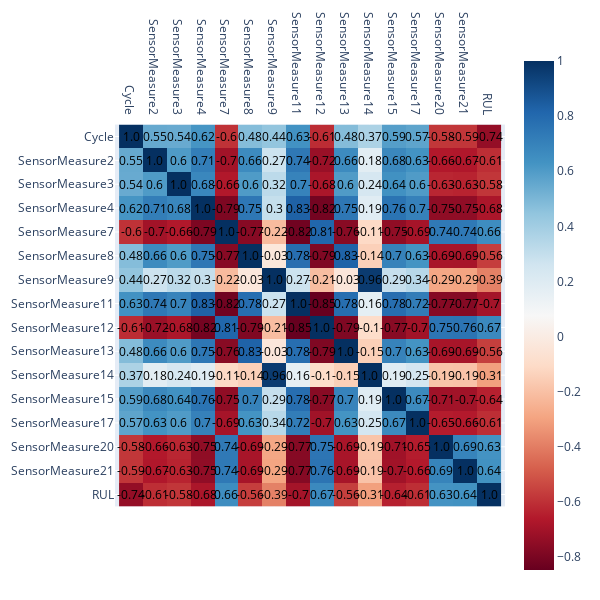

The cell this chart's notebook holds for it:
### Code cell
import plotly.express as px
corr_matrix = df.corr()
fig = px.imshow(corr_matrix, color_continuous_scale='RdBu')

# Add annotations to the heatmap
for i in range(corr_matrix.shape[0]):
    for j in range(corr_matrix.shape[1]):
        fig.add_annotation(
            x=i, y=j,
            text=str(round(corr_matrix.iloc[i, j], 2)),
            showarrow=False,
            font=dict(color='black')
        )

# Update the layout to ensure annotations are displayed properly
fig.update_layout(
    xaxis=dict(side="top"),
    width=600,
    height=600,
    margin=dict(l=20, r=20, t=40, b=20)
)

# Show the plot
fig.show()

### Figure 1 — Plotly figure (JSON) as saved in the notebook; plotly's stock layout.template omitted (floating-point values rounded to 4 significant figures; data arrays with more than 128 entries replaced by an {"elided": "..."} marker saying what was removed)
{"data": [{"coloraxis": "coloraxis", "hovertemplate": "x: %{x}<br>y: %{y}<br>color: %{z}<extra></extra>", "name": "0", "type": "heatmap", "x": ["Cycle", "SensorMeasure2", "SensorMeasure3", "SensorMeasure4", "SensorMeasure7", "SensorMeasure8", "SensorMeasure9", "SensorMeasure11", "SensorMeasure12", "SensorMeasure13", "SensorMeasure14", "SensorMeasure15", "SensorMeasure17", "SensorMeasure20", "SensorMeasure21", "RUL"], "xaxis": "x", "y": ["Cycle", "SensorMeasure2", "SensorMeasure3", "SensorMeasure4", "SensorMeasure7", "SensorMeasure8", "SensorMeasure9", "SensorMeasure11", "SensorMeasure12", "SensorMeasure13", "SensorMeasure14", "SensorMeasure15", "SensorMeasure17", "SensorMeasure20", "SensorMeasure21", "RUL"], "yaxis": "y", "z": {"elided": "16x16 float values"}}], "layout": {"annotations": [{"font": {"color": "black"}, "showarrow": false, "text": "1.0", "x": 0, "y": 0}, {"font": {"color": "black"}, "showarrow": false, "text": "0.55", "x": 0, "y": 1}, {"font": {"color": "black"}, "showarrow": false, "text": "0.54", "x": 0, "y": 2}, {"font": {"color": "black"}, "showarrow": false, "text": "0.62", "x": 0, "y": 3}, {"font": {"color": "black"}, "showarrow": false, "text": "-0.6", "x": 0, "y": 4}, {"font": {"color": "black"}, "showarrow": false, "text": "0.48", "x": 0, "y": 5}, {"font": {"color": "black"}, "showarrow": false, "text": "0.44", "x": 0, "y": 6}, {"font": {"color": "black"}, "showarrow": false, "text": "0.63", "x": 0, "y": 7}, {"font": {"color": "black"}, "showarrow": false, "text": "-0.61", "x": 0, "y": 8}, {"font": {"color": "black"}, "showarrow": false, "text": "0.48", "x": 0, "y": 9}, {"font": {"color": "black"}, "showarrow": false, "text": "0.37", "x": 0, "y": 10}, {"font": {"color": "black"}, "showarrow": false, "text": "0.59", "x": 0, "y": 11}, {"font": {"color": "black"}, "showarrow": false, "text": "0.57", "x": 0, "y": 12}, {"font": {"color": "black"}, "showarrow": false, "text": "-0.58", "x": 0, "y": 13}, {"font": {"color": "black"}, "showarrow": false, "text": "-0.59", "x": 0, "y": 14}, {"font": {"color": "black"}, "showarrow": false, "text": "-0.74", "x": 0, "y": 15}, {"font": {"color": "black"}, "showarrow": false, "text": "0.55", "x": 1, "y": 0}, {"font": {"color": "black"}, "showarrow": false, "text": "1.0", "x": 1, "y": 1}, {"font": {"color": "black"}, "showarrow": false, "text": "0.6", "x": 1, "y": 2}, {"font": {"color": "black"}, "showarrow": false, "text": "0.71", "x": 1, "y": 3}, {"font": {"color": "black"}, "showarrow": false, "text": "-0.7", "x": 1, "y": 4}, {"font": {"color": "black"}, "showarrow": false, "text": "0.66", "x": 1, "y": 5}, {"font": {"color": "black"}, "showarrow": false, "text": "0.27", "x": 1, "y": 6}, {"font": {"color": "black"}, "showarrow": false, "text": "0.74", "x": 1, "y": 7}, {"font": {"color": "black"}, "showarrow": false, "text": "-0.72", "x": 1, "y": 8}, {"font": {"color": "black"}, "showarrow": false, "text": "0.66", "x": 1, "y": 9}, {"font": {"color": "black"}, "showarrow": false, "text": "0.18", "x": 1, "y": 10}, {"font": {"color": "black"}, "showarrow": false, "text": "0.68", "x": 1, "y": 11}, {"font": {"color": "black"}, "showarrow": false, "text": "0.63", "x": 1, "y": 12}, {"font": {"color": "black"}, "showarrow": false, "text": "-0.66", "x": 1, "y": 13}, {"font": {"color": "black"}, "showarrow": false, "text": "-0.67", "x": 1, "y": 14}, {"font": {"color": "black"}, "showarrow": false, "text": "-0.61", "x": 1, "y": 15}, {"font": {"color": "black"}, "showarrow": false, "text": "0.54", "x": 2, "y": 0}, {"font": {"color": "black"}, "showarrow": false, "text": "0.6", "x": 2, "y": 1}, {"font": {"color": "black"}, "showarrow": false, "text": "1.0", "x": 2, "y": 2}, {"font": {"color": "black"}, "showarrow": false, "text": "0.68", "x": 2, "y": 3}, {"font": {"color": "black"}, "showarrow": false, "text": "-0.66", "x": 2, "y": 4}, {"font": {"color": "black"}, "showarrow": false, "text": "0.6", "x": 2, "y": 5}, {"font": {"color": "black"}, "showarrow": false, "text": "0.32", "x": 2, "y": 6}, {"font": {"color": "black"}, "showarrow": false, "text": "0.7", "x": 2, "y": 7}, {"font": {"color": "black"}, "showarrow": false, "text": "-0.68", "x": 2, "y": 8}, {"font": {"color": "black"}, "showarrow": false, "text": "0.6", "x": 2, "y": 9}, {"font": {"color": "black"}, "showarrow": false, "text": "0.24", "x": 2, "y": 10}, {"font": {"color": "black"}, "showarrow": false, "text": "0.64", "x": 2, "y": 11}, {"font": {"color": "black"}, "showarrow": false, "text": "0.6", "x": 2, "y": 12}, {"font": {"color": "black"}, "showarrow": false, "text": "-0.63", "x": 2, "y": 13}, {"font": {"color": "black"}, "showarrow": false, "text": "-0.63", "x": 2, "y": 14}, {"font": {"color": "black"}, "showarrow": false, "text": "-0.58", "x": 2, "y": 15}, {"font": {"color": "black"}, "showarrow": false, "text": "0.62", "x": 3, "y": 0}, {"font": {"color": "black"}, "showarrow": false, "text": "0.71", "x": 3, "y": 1}, {"font": {"color": "black"}, "showarrow": false, "text": "0.68", "x": 3, "y": 2}, {"font": {"color": "black"}, "showarrow": false, "text": "1.0", "x": 3, "y": 3}, {"font": {"color": "black"}, "showarrow": false, "text": "-0.79", "x": 3, "y": 4}, {"font": {"color": "black"}, "showarrow": false, "text": "0.75", "x": 3, "y": 5}, {"font": {"color": "black"}, "showarrow": false, "text": "0.3", "x": 3, "y": 6}, {"font": {"color": "black"}, "showarrow": false, "text": "0.83", "x": 3, "y": 7}, {"font": {"color": "black"}, "showarrow": false, "text": "-0.82", "x": 3, "y": 8}, {"font": {"color": "black"}, "showarrow": false, "text": "0.75", "x": 3, "y": 9}, {"font": {"color": "black"}, "showarrow": false, "text": "0.19", "x": 3, "y": 10}, {"font": {"color": "black"}, "showarrow": false, "text": "0.76", "x": 3, "y": 11}, {"font": {"color": "black"}, "showarrow": false, "text": "0.7", "x": 3, "y": 12}, {"font": {"color": "black"}, "showarrow": false, "text": "-0.75", "x": 3, "y": 13}, {"font": {"color": "black"}, "showarrow": false, "text": "-0.75", "x": 3, "y": 14}, {"font": {"color": "black"}, "showarrow": false, "text": "-0.68", "x": 3, "y": 15}, {"font": {"color": "black"}, "showarrow": false, "text": "-0.6", "x": 4, "y": 0}, {"font": {"color": "black"}, "showarrow": false, "text": "-0.7", "x": 4, "y": 1}, {"font": {"color": "black"}, "showarrow": false, "text": "-0.66", "x": 4, "y": 2}, {"font": {"color": "black"}, "showarrow": false, "text": "-0.79", "x": 4, "y": 3}, {"font": {"color": "black"}, "showarrow": false, "text": "1.0", "x": 4, "y": 4}, {"font": {"color": "black"}, "showarrow": false, "text": "-0.77", "x": 4, "y": 5}, {"font": {"color": "black"}, "showarrow": false, "text": "-0.22", "x": 4, "y": 6}, {"font": {"color": "black"}, "showarrow": false, "text": "-0.82", "x": 4, "y": 7}, {"font": {"color": "black"}, "showarrow": false, "text": "0.81", "x": 4, "y": 8}, {"font": {"color": "black"}, "showarrow": false, "text": "-0.76", "x": 4, "y": 9}, {"font": {"color": "black"}, "showarrow": false, "text": "-0.11", "x": 4, "y": 10}, {"font": {"color": "black"}, "showarrow": false, "text": "-0.75", "x": 4, "y": 11}, {"font": {"color": "black"}, "showarrow": false, "text": "-0.69", "x": 4, "y": 12}, {"font": {"color": "black"}, "showarrow": false, "text": "0.74", "x": 4, "y": 13}, {"font": {"color": "black"}, "showarrow": false, "text": "0.74", "x": 4, "y": 14}, {"font": {"color": "black"}, "showarrow": false, "text": "0.66", "x": 4, "y": 15}, {"font": {"color": "black"}, "showarrow": false, "text": "0.48", "x": 5, "y": 0}, {"font": {"color": "black"}, "showarrow": false, "text": "0.66", "x": 5, "y": 1}, {"font": {"color": "black"}, "showarrow": false, "text": "0.6", "x": 5, "y": 2}, {"font": {"color": "black"}, "showarrow": false, "text": "0.75", "x": 5, "y": 3}, {"font": {"color": "black"}, "showarrow": false, "text": "-0.77", "x": 5, "y": 4}, {"font": {"color": "black"}, "showarrow": false, "text": "1.0", "x": 5, "y": 5}, {"font": {"color": "black"}, "showarrow": false, "text": "-0.03", "x": 5, "y": 6}, {"font": {"color": "black"}, "showarrow": false, "text": "0.78", "x": 5, "y": 7}, {"font": {"color": "black"}, "showarrow": false, "text": "-0.79", "x": 5, "y": 8}, {"font": {"color": "black"}, "showarrow": false, "text": "0.83", "x": 5, "y": 9}, {"font": {"color": "black"}, "showarrow": false, "text": "-0.14", "x": 5, "y": 10}, {"font": {"color": "black"}, "showarrow": false, "text": "0.7", "x": 5, "y": 11}, {"font": {"color": "black"}, "showarrow": false, "text": "0.63", "x": 5, "y": 12}, {"font": {"color": "black"}, "showarrow": false, "text": "-0.69", "x": 5, "y": 13}, {"font": {"color": "black"}, "showarrow": false, "text": "-0.69", "x": 5, "y": 14}, {"font": {"color": "black"}, "showarrow": false, "text": "-0.56", "x": 5, "y": 15}, {"font": {"color": "black"}, "showarrow": false, "text": "0.44", "x": 6, "y": 0}, {"font": {"color": "black"}, "showarrow": false, "text": "0.27", "x": 6, "y": 1}, {"font": {"color": "black"}, "showarrow": false, "text": "0.32", "x": 6, "y": 2}, {"font": {"color": "black"}, "showarrow": false, "text": "0.3", "x": 6, "y": 3}, {"font": {"color": "black"}, "showarrow": false, "text": "-0.22", "x": 6, "y": 4}, {"font": {"color": "black"}, "showarrow": false, "text": "-0.03", "x": 6, "y": 5}, {"font": {"color": "black"}, "showarrow": false, "text": "1.0", "x": 6, "y": 6}, {"font": {"color": "black"}, "showarrow": false, "text": "0.27", "x": 6, "y": 7}, {"font": {"color": "black"}, "showarrow": false, "text": "-0.21", "x": 6, "y": 8}, {"font": {"color": "black"}, "showarrow": false, "text": "-0.03", "x": 6, "y": 9}, {"font": {"color": "black"}, "showarrow": false, "text": "0.96", "x": 6, "y": 10}, {"font": {"color": "black"}, "showarrow": false, "text": "0.29", "x": 6, "y": 11}, {"font": {"color": "black"}, "showarrow": false, "text": "0.34", "x": 6, "y": 12}, {"font": {"color": "black"}, "showarrow": false, "text": "-0.29", "x": 6, "y": 13}, {"font": {"color": "black"}, "showarrow": false, "text": "-0.29", "x": 6, "y": 14}, {"font": {"color": "black"}, "showarrow": false, "text": "-0.39", "x": 6, "y": 15}, {"font": {"color": "black"}, "showarrow": false, "text": "0.63", "x": 7, "y": 0}, {"font": {"color": "black"}, "showarrow": false, "text": "0.74", "x": 7, "y": 1}, {"font": {"color": "black"}, "showarrow": false, "text": "0.7", "x": 7, "y": 2}, {"font": {"color": "black"}, "showarrow": false, "text": "0.83", "x": 7, "y": 3}, {"font": {"color": "black"}, "showarrow": false, "text": "-0.82", "x": 7, "y": 4}, {"font": {"color": "black"}, "showarrow": false, "text": "0.78", "x": 7, "y": 5}, {"font": {"color": "black"}, "showarrow": false, "text": "0.27", "x": 7, "y": 6}, {"font": {"color": "black"}, "showarrow": false, "text": "1.0", "x": 7, "y": 7}, {"font": {"color": "black"}, "showarrow": false, "text": "-0.85", "x": 7, "y": 8}, {"font": {"color": "black"}, "showarrow": false, "text": "0.78", "x": 7, "y": 9}, {"font": {"color": "black"}, "showarrow": false, "text": "0.16", "x": 7, "y": 10}, {"font": {"color": "black"}, "showarrow": false, "text": "0.78", "x": 7, "y": 11}, {"font": {"color": "black"}, "showarrow": false, "text": "0.72", "x": 7, "y": 12}, {"font": {"color": "black"}, "showarrow": false, "text": "-0.77", "x": 7, "y": 13}, {"font": {"color": "black"}, "showarrow": false, "text": "-0.77", "x": 7, "y": 14}, {"font": {"color": "black"}, "showarrow": false, "text": "-0.7", "x": 7, "y": 15}, {"font": {"color": "black"}, "showarrow": false, "text": "-0.61", "x": 8, "y": 0}, {"font": {"color": "black"}, "showarrow": false, "text": "-0.72", "x": 8, "y": 1}, {"font": {"color": "black"}, "showarrow": false, "text": "-0.68", "x": 8, "y": 2}, {"font": {"color": "black"}, "showarrow": false, "text": "-0.82", "x": 8, "y": 3}, {"font": {"color": "black"}, "showarrow": false, "text": "0.81", "x": 8, "y": 4}, {"font": {"color": "black"}, "showarrow": false, "text": "-0.79", "x": 8, "y": 5}, {"font": {"color": "black"}, "showarrow": false, "text": "-0.21", "x": 8, "y": 6}, {"font": {"color": "black"}, "showarrow": false, "text": "-0.85", "x": 8, "y": 7}, {"font": {"color": "black"}, "showarrow": false, "text": "1.0", "x": 8, "y": 8}, {"font": {"color": "black"}, "showarrow": false, "text": "-0.79", "x": 8, "y": 9}, {"font": {"color": "black"}, "showarrow": false, "text": "-0.1", "x": 8, "y": 10}, {"font": {"color": "black"}, "showarrow": false, "text": "-0.77", "x": 8, "y": 11}, {"font": {"color": "black"}, "showarrow": false, "text": "-0.7", "x": 8, "y": 12}, {"font": {"color": "black"}, "showarrow": false, "text": "0.75", "x": 8, "y": 13}, {"font": {"color": "black"}, "showarrow": false, "text": "0.76", "x": 8, "y": 14}, {"font": {"color": "black"}, "showarrow": false, "text": "0.67", "x": 8, "y": 15}, {"font": {"color": "black"}, "showarrow": false, "text": "0.48", "x": 9, "y": 0}, {"font": {"color": "black"}, "showarrow": false, "text": "0.66", "x": 9, "y": 1}, {"font": {"color": "black"}, "showarrow": false, "text": "0.6", "x": 9, "y": 2}, {"font": {"color": "black"}, "showarrow": false, "text": "0.75", "x": 9, "y": 3}, {"font": {"color": "black"}, "showarrow": false, "text": "-0.76", "x": 9, "y": 4}, {"font": {"color": "black"}, "showarrow": false, "text": "0.83", "x": 9, "y": 5}, {"font": {"color": "black"}, "showarrow": false, "text": "-0.03", "x": 9, "y": 6}, {"font": {"color": "black"}, "showarrow": false, "text": "0.78", "x": 9, "y": 7}, {"font": {"color": "black"}, "showarrow": false, "text": "-0.79", "x": 9, "y": 8}, {"font": {"color": "black"}, "showarrow": false, "text": "1.0", "x": 9, "y": 9}, {"font": {"color": "black"}, "showarrow": false, "text": "-0.15", "x": 9, "y": 10}, {"font": {"color": "black"}, "showarrow": false, "text": "0.7", "x": 9, "y": 11}, {"font": {"color": "black"}, "showarrow": false, "text": "0.63", "x": 9, "y": 12}, {"font": {"color": "black"}, "showarrow": false, "text": "-0.69", "x": 9, "y": 13}, {"font": {"color": "black"}, "showarrow": false, "text": "-0.69", "x": 9, "y": 14}, {"font": {"color": "black"}, "showarrow": false, "text": "-0.56", "x": 9, "y": 15}, {"font": {"color": "black"}, "showarrow": false, "text": "0.37", "x": 10, "y": 0}, {"font": {"color": "black"}, "showarrow": false, "text": "0.18", "x": 10, "y": 1}, {"font": {"color": "black"}, "showarrow": false, "text": "0.24", "x": 10, "y": 2}, {"font": {"color": "black"}, "showarrow": false, "text": "0.19", "x": 10, "y": 3}, {"font": {"color": "black"}, "showarrow": false, "text": "-0.11", "x": 10, "y": 4}, {"font": {"color": "black"}, "showarrow": false, "text": "-0.14", "x": 10, "y": 5}, {"font": {"color": "black"}, "showarrow": false, "text": "0.96", "x": 10, "y": 6}, {"font": {"color": "black"}, "showarrow": false, "text": "0.16", "x": 10, "y": 7}, {"font": {"color": "black"}, "showarrow": false, "text": "-0.1", "x": 10, "y": 8}, {"font": {"color": "black"}, "showarrow": false, "text": "-0.15", "x": 10, "y": 9}, {"font": {"color": "black"}, "showarrow": false, "text": "1.0", "x": 10, "y": 10}, {"font": {"color": "black"}, "showarrow": false, "text": "0.19", "x": 10, "y": 11}, {"font": {"color": "black"}, "showarrow": false, "text": "0.25", "x": 10, "y": 12}, {"font": {"color": "black"}, "showarrow": false, "text": "-0.19", "x": 10, "y": 13}, {"font": {"color": "black"}, "showarrow": false, "text": "-0.19", "x": 10, "y": 14}, {"font": {"color": "black"}, "showarrow": false, "text": "-0.31", "x": 10, "y": 15}, {"font": {"color": "black"}, "showarrow": false, "text": "0.59", "x": 11, "y": 0}, {"font": {"color": "black"}, "showarrow": false, "text": "0.68", "x": 11, "y": 1}, {"font": {"color": "black"}, "showarrow": false, "text": "0.64", "x": 11, "y": 2}, {"font": {"color": "black"}, "showarrow": false, "text": "0.76", "x": 11, "y": 3}, {"font": {"color": "black"}, "showarrow": false, "text": "-0.75", "x": 11, "y": 4}, {"font": {"color": "black"}, "showarrow": false, "text": "0.7", "x": 11, "y": 5}, {"font": {"color": "black"}, "showarrow": false, "text": "0.29", "x": 11, "y": 6}, {"font": {"color": "black"}, "showarrow": false, "text": "0.78", "x": 11, "y": 7}, {"font": {"color": "black"}, "showarrow": false, "text": "-0.77", "x": 11, "y": 8}, {"font": {"color": "black"}, "showarrow": false, "text": "0.7", "x": 11, "y": 9}, {"font": {"color": "black"}, "showarrow": false, "text": "0.19", "x": 11, "y": 10}, {"font": {"color": "black"}, "showarrow": false, "text": "1.0", "x": 11, "y": 11}, {"font": {"color": "black"}, "showarrow": false, "text": "0.67", "x": 11, "y": 12}, {"font": {"color": "black"}, "showarrow": false, "text": "-0.71", "x": 11, "y": 13}, {"font": {"color": "black"}, "showarrow": false, "text": "-0.7", "x": 11, "y": 14}, {"font": {"color": "black"}, "showarrow": false, "text": "-0.64", "x": 11, "y": 15}, {"font": {"color": "black"}, "showarrow": false, "text": "0.57", "x": 12, "y": 0}, {"font": {"color": "black"}, "showarrow": false, "text": "0.63", "x": 12, "y": 1}, {"font": {"color": "black"}, "showarrow": false, "text": "0.6", "x": 12, "y": 2}, {"font": {"color": "black"}, "showarrow": false, "text": "0.7", "x": 12, "y": 3}, {"font": {"color": "black"}, "showarrow": false, "text": "-0.69", "x": 12, "y": 4}, {"font": {"color": "black"}, "showarrow": false, "text": "0.63", "x": 12, "y": 5}, {"font": {"color": "black"}, "showarrow": false, "text": "0.34", "x": 12, "y": 6}, {"font": {"color": "black"}, "showarrow": false, "text": "0.72", "x": 12, "y": 7}, {"font": {"color": "black"}, "showarrow": false, "text": "-0.7", "x": 12, "y": 8}, {"font": {"color": "black"}, "showarrow": false, "text": "0.63", "x": 12, "y": 9}, {"font": {"color": "black"}, "showarrow": false, "text": "0.25", "x": 12, "y": 10}, {"font": {"color": "black"}, "showarrow": false, "text": "0.67", "x": 12, "y": 11}, {"font": {"color": "black"}, "showarrow": false, "text": "1.0", "x": 12, "y": 12}, {"font": {"color": "black"}, "showarrow": false, "text": "-0.65", "x": 12, "y": 13}, {"font": {"color": "black"}, "showarrow": false, "text": "-0.66", "x": 12, "y": 14}, {"font": {"color": "black"}, "showarrow": false, "text": "-0.61", "x": 12, "y": 15}, {"font": {"color": "black"}, "showarrow": false, "text": "-0.58", "x": 13, "y": 0}, {"font": {"color": "black"}, "showarrow": false, "text": "-0.66", "x": 13, "y": 1}, {"font": {"color": "black"}, "showarrow": false, "text": "-0.63", "x": 13, "y": 2}, {"font": {"color": "black"}, "showarrow": false, "text": "-0.75", "x": 13, "y": 3}, {"font": {"color": "black"}, "showarrow": false, "text": "0.74", "x": 13, "y": 4}, {"font": {"color": "black"}, "showarrow": false, "text": "-0.69", "x": 13, "y": 5}, {"font": {"color": "black"}, "showarrow": false, "text": "-0.29", "x": 13, "y": 6}, {"font": {"color": "black"}, "showarrow": false, "text": "-0.77", "x": 13, "y": 7}, {"font": {"color": "black"}, "showarrow": false, "text": "0.75", "x": 13, "y": 8}, {"font": {"color": "black"}, "showarrow": false, "text": "-0.69", "x": 13, "y": 9}, {"font": {"color": "black"}, "showarrow": false, "text": "-0.19", "x": 13, "y": 10}, {"font": {"color": "black"}, "showarrow": false, "text": "-0.71", "x": 13, "y": 11}, {"font": {"color": "black"}, "showarrow": false, "text": "-0.65", "x": 13, "y": 12}, {"font": {"color": "black"}, "showarrow": false, "text": "1.0", "x": 13, "y": 13}, {"font": {"color": "black"}, "showarrow": false, "text": "0.69", "x": 13, "y": 14}, {"font": {"color": "black"}, "showarrow": false, "text": "0.63", "x": 13, "y": 15}, {"font": {"color": "black"}, "showarrow": false, "text": "-0.59", "x": 14, "y": 0}, {"font": {"color": "black"}, "showarrow": false, "text": "-0.67", "x": 14, "y": 1}, {"font": {"color": "black"}, "showarrow": false, "text": "-0.63", "x": 14, "y": 2}, {"font": {"color": "black"}, "showarrow": false, "text": "-0.75", "x": 14, "y": 3}, {"font": {"color": "black"}, "showarrow": false, "text": "0.74", "x": 14, "y": 4}, {"font": {"color": "black"}, "showarrow": false, "text": "-0.69", "x": 14, "y": 5}, {"font": {"color": "black"}, "showarrow": false, "text": "-0.29", "x": 14, "y": 6}, {"font": {"color": "black"}, "showarrow": false, "text": "-0.77", "x": 14, "y": 7}, {"font": {"color": "black"}, "showarrow": false, "text": "0.76", "x": 14, "y": 8}, {"font": {"color": "black"}, "showarrow": false, "text": "-0.69", "x": 14, "y": 9}, {"font": {"color": "black"}, "showarrow": false, "text": "-0.19", "x": 14, "y": 10}, {"font": {"color": "black"}, "showarrow": false, "text": "-0.7", "x": 14, "y": 11}, {"font": {"color": "black"}, "showarrow": false, "text": "-0.66", "x": 14, "y": 12}, {"font": {"color": "black"}, "showarrow": false, "text": "0.69", "x": 14, "y": 13}, {"font": {"color": "black"}, "showarrow": false, "text": "1.0", "x": 14, "y": 14}, {"font": {"color": "black"}, "showarrow": false, "text": "0.64", "x": 14, "y": 15}, {"font": {"color": "black"}, "showarrow": false, "text": "-0.74", "x": 15, "y": 0}, {"font": {"color": "black"}, "showarrow": false, "text": "-0.61", "x": 15, "y": 1}, {"font": {"color": "black"}, "showarrow": false, "text": "-0.58", "x": 15, "y": 2}, {"font": {"color": "black"}, "showarrow": false, "text": "-0.68", "x": 15, "y": 3}, {"font": {"color": "black"}, "showarrow": false, "text": "0.66", "x": 15, "y": 4}, {"font": {"color": "black"}, "showarrow": false, "text": "-0.56", "x": 15, "y": 5}, {"font": {"color": "black"}, "showarrow": false, "text": "-0.39", "x": 15, "y": 6}, {"font": {"color": "black"}, "showarrow": false, "text": "-0.7", "x": 15, "y": 7}, {"font": {"color": "black"}, "showarrow": false, "text": "0.67", "x": 15, "y": 8}, {"font": {"color": "black"}, "showarrow": false, "text": "-0.56", "x": 15, "y": 9}, {"font": {"color": "black"}, "showarrow": false, "text": "-0.31", "x": 15, "y": 10}, {"font": {"color": "black"}, "showarrow": false, "text": "-0.64", "x": 15, "y": 11}, {"font": {"color": "black"}, "showarrow": false, "text": "-0.61", "x": 15, "y": 12}, {"font": {"color": "black"}, "showarrow": false, "text": "0.63", "x": 15, "y": 13}, {"font": {"color": "black"}, "showarrow": false, "text": "0.64", "x": 15, "y": 14}, {"font": {"color": "black"}, "showarrow": false, "text": "1.0", "x": 15, "y": 15}], "coloraxis": {"colorscale": [[0, "rgb(103,0,31)"], [0.1, "rgb(178,24,43)"], [0.2, "rgb(214,96,77)"], [0.3, "rgb(244,165,130)"], [0.4, "rgb(253,219,199)"], [0.5, "rgb(247,247,247)"], [0.6, "rgb(209,229,240)"], [0.7, "rgb(146,197,222)"], [0.8, "rgb(67,147,195)"], [0.9, "rgb(33,102,172)"], [1, "rgb(5,48,97)"]]}, "height": 600, "margin": {"b": 20, "l": 20, "r": 20, "t": 40}, "width": 600, "xaxis": {"anchor": "y", "constrain": "domain", "domain": [0, 1], "scaleanchor": "y", "side": "top"}, "yaxis": {"anchor": "x", "autorange": "reversed", "constrain": "domain", "domain": [0, 1]}}}
